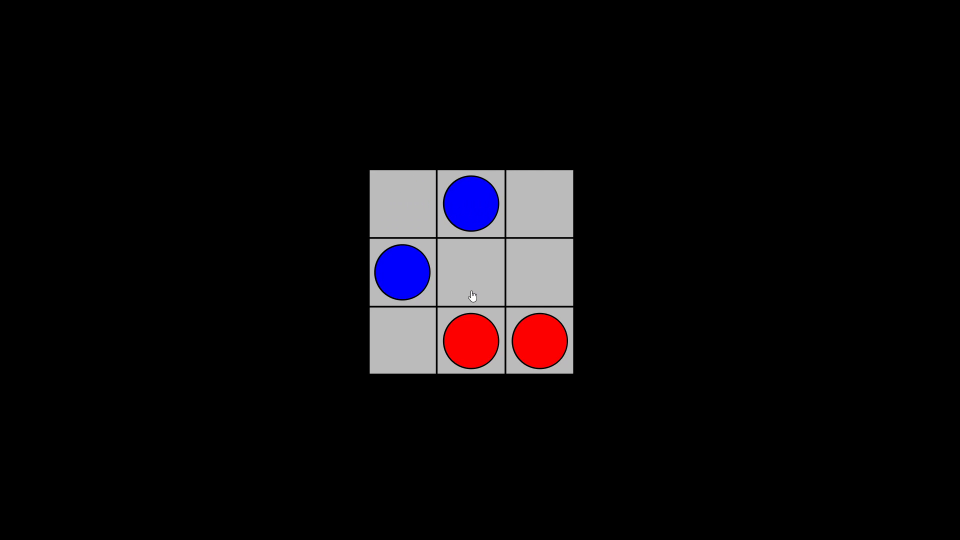
#> input picture frame 174 of images/2023-11-26 21-34-05.mkv, 1920 x 1080 px (shown at 1/2 size)
$ python dodgeEmVideo.py
#> lines starting #> are read from the running program, lines starting #| are printed output that depends on the picture; after the words box and inside, x2 and y2 are one past the last pixel; in counts of white or black regions, pixels touching at a corner belong together
import cv2
import numpy as np
from PIL import Image

# Define the color ranges for red and blue pieces
# These ranges may need to be adjusted based on the specific colors in the image
red_lower = (150, 0, 0)
red_upper = (255, 100, 100)
blue_lower = (0, 0, 150)
blue_upper = (100, 100, 255)


# Function to convert the board array to a string representation
def board_to_string_with_turn(board_array):
    string_repr = "R_A_4_4_----"
    for row in board_array:
        for cell in row:
            if cell == 1:
                string_repr += 'x' # Blue
            elif cell == -1:
                string_repr += 'o' # Red
            else:
                string_repr += '-' # Empty
        string_repr += '-'  # Add dead character after each row
    return string_repr


# Function to check if a pixel is within the color range
def is_color(pixel, lower, upper):
    return all(lower[i] <= pixel[i] <= upper[i] for i in range(3))

def process_frame(frame):
    # Convert the frame to a PIL Image and then to RGB
    # Initialize an empty 2D array for the board representation
    x, y, w, h = find_board_bounds(frame)

    # Crop the frame to the board area
    cropped_frame = frame[y:y+h, x:x+w]

    # Convert the cropped frame to a PIL Image and then to RGB
    img = Image.fromarray(cropped_frame).convert('RGB')
    board_size = (3, 3)  # Assuming a 3x3 Dodgem board
    board = np.full(board_size, 0, dtype=int)
    # Process the image to fill the board array
    width, height = img.size
    cell_width = width // board_size[1]
    cell_height = height // board_size[0]

    for i in range(board_size[0]):
        for j in range(board_size[1]):
            # Calculate the center of each cell
            center_x = j * cell_width + cell_width // 2
            center_y = i * cell_height + cell_height // 2
            pixel = img.getpixel((center_x, center_y))

            # checks only red and blue, thus cursor being in the middle is fine.
            if is_color(pixel, red_lower, red_upper):
                board[i, j] = -1
            elif is_color(pixel, blue_lower, blue_upper):
                board[i, j] = 1

    return board

# determines if there is motion in the frame
def is_motion(previous_frame, current_frame, threshold=100000):
    frame_delta = cv2.absdiff(previous_frame, current_frame)
    thresholded = cv2.threshold(frame_delta, 25, 255, cv2.THRESH_BINARY)[1]
    motion_level = np.sum(thresholded)
    return motion_level > threshold

# Function to find the bounds of the board in the frame
# Useless for now, but will be useful when combining with the CV image processing steps from Connect4 CV
def find_board_bounds(frame, threshold=50):
    # Convert to grayscale and apply threshold
    gray = cv2.cvtColor(frame, cv2.COLOR_BGR2GRAY)
    _, thresh = cv2.threshold(gray, threshold, 255, cv2.THRESH_BINARY)

    # Find contours
    contours, _ = cv2.findContours(thresh, cv2.RETR_EXTERNAL, cv2.CHAIN_APPROX_SIMPLE)

    '''
    Hard-coding the location of the corners of the video. However, this can be done using the Connect4 CV image processing steps.
    '''
    if contours:
        x, y, w, h = 739, 339, 408, 408
        return x, y, w, h
    else:
        return 0, 0, frame.shape[1], frame.shape[0] # Return the entire frame if no contours are found


def extract_frames(video_path):
#> called with video_path = './images/2023-11-26 21-34-05.mkv'
    cap = cv2.VideoCapture(video_path)

    # Initialize the previous position string for comparison
    previous_position_string = None
    turn_char = 'A'

    # Read the first frame
    ret, previous_frame = cap.read()
#> previous_frame is the input picture: shape (1080, 1920, 3); mean B, G, R 13.1, 10.8, 13
    if not ret:
        print("Error: Cannot read frame from video.")
        cap.release()
        return

    previous_frame = cv2.cvtColor(previous_frame, cv2.COLOR_BGR2GRAY)
#> previous_frame: shape (1080, 1920)
    previous_frame = cv2.GaussianBlur(previous_frame, (21, 21), 0)
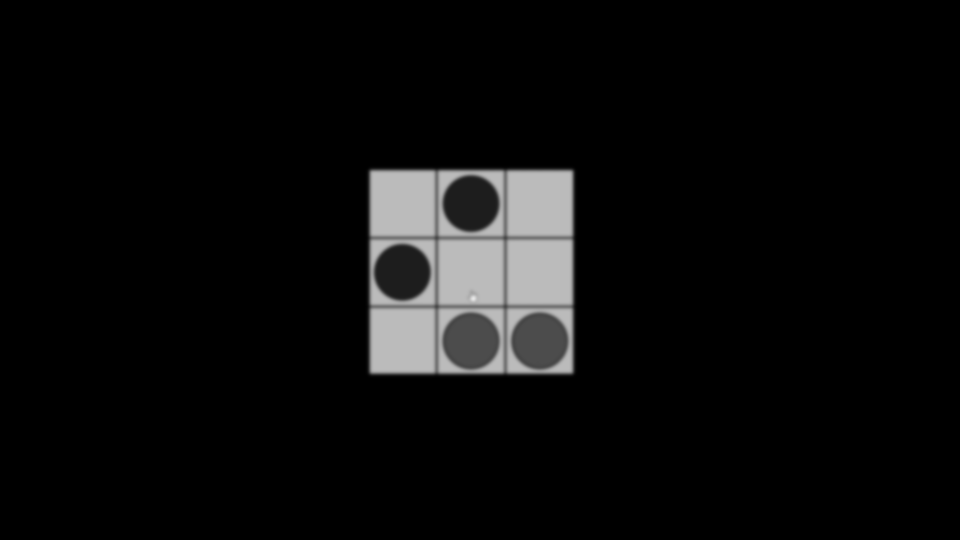
#> previous_frame: shape (1080, 1920) (shown at 1/2 size); min 0, max 230, mean 11.8

    while cap.isOpened():
        ret, frame = cap.read()
        if not ret:
            break

        # Convert to grayscale and blur
        gray = cv2.cvtColor(frame, cv2.COLOR_BGR2GRAY)
        gray = cv2.GaussianBlur(gray, (21, 21), 0)

        # Check for motion
        if not is_motion(previous_frame, gray):
#> in is_motion, `frame_delta = cv2.absdiff(previous_frame, current_frame)`:
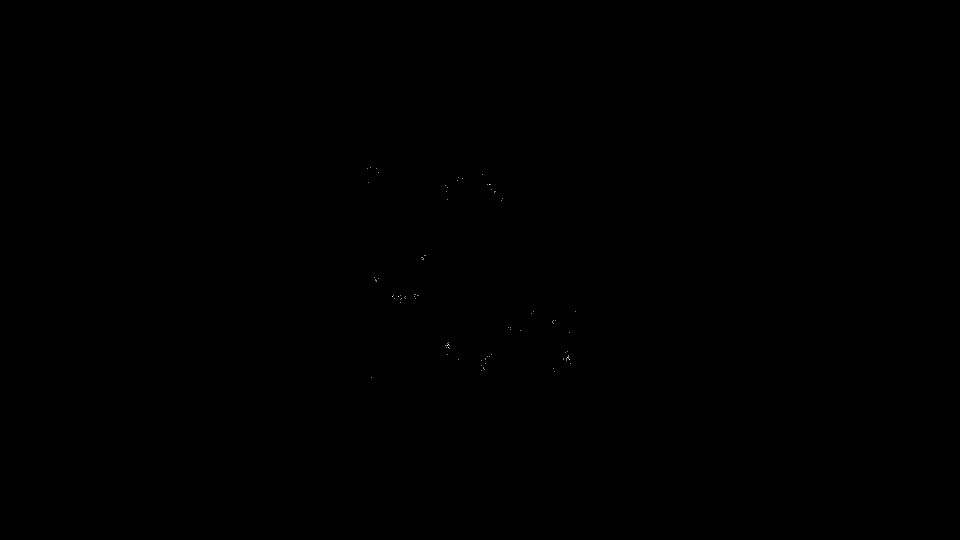
#> frame_delta: shape (1080, 1920) (shown at 1/2 size); values 0 (black) and 1 (white), 0.01% white in thin lines or dots, all inside (x1, y1, x2, y2) = (735, 334, 1151, 755)
#> in is_motion, `thresholded = cv2.threshold(frame_delta, 25, 255, cv2.THRESH_BINARY)[1]`: thresholded: shape (1080, 1920); every value is 0
#> in is_motion, `motion_level = np.sum(thresholded)`: motion_level = 0
            board_array = process_frame(frame)
#> in find_board_bounds, `_, thresh = cv2.threshold(gray, threshold, 255, cv2.THRESH_BINARY)`:
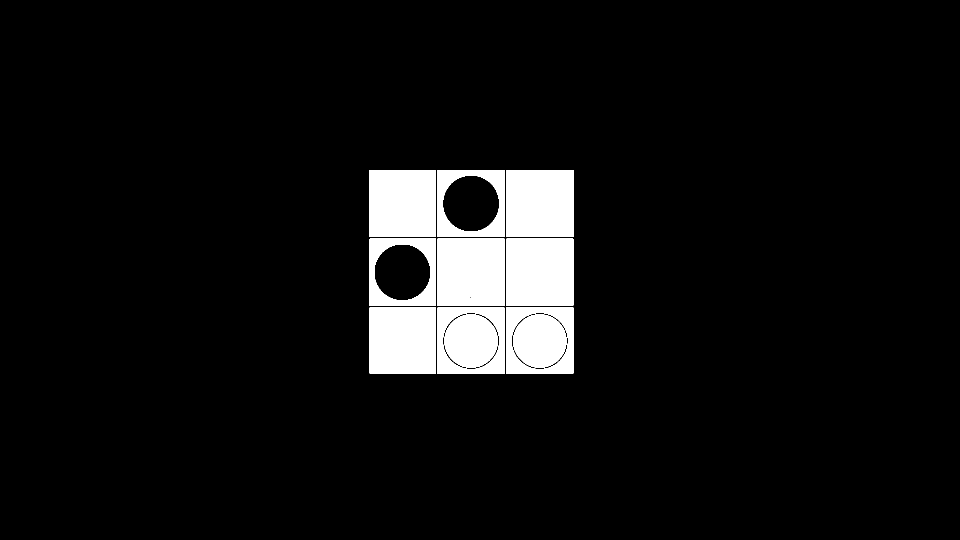
#> thresh: shape (1080, 1920) (shown at 1/2 size); 6.7% white; 11 white regions
#> in find_board_bounds, `contours, _ = cv2.findContours(thresh, cv2.RETR_EXTERNAL, cv2.CHAIN_AP..`: contours = 9 contours; largest, box (x1, y1, x2, y2) and area: (1012, 477, 1147, 612) 17954, (875, 477, 1009, 612) 17822, (1012, 340, 1147, 474) 17822, (875, 340, 1009, 474) 17689, (739, 477, 872, 612) 17688
#> in process_frame, `x, y, w, h = find_board_bounds(frame)`: x = 739; y = 339; w = 408
#> in process_frame, `cropped_frame = frame[y:y+h, x:x+w]`:
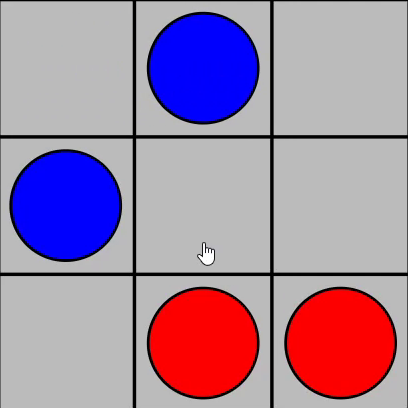
#> cropped_frame: shape (408, 408, 3); mean B, G, R 162.5, 134.9, 162.4
#> after the loop in process_frame, `for i in range(board_size[0]):`: board = [[0, -1, 0], [-1, 0, 0], [0, 1, 1]]
#> board_array = [[0, -1, 0], [-1, 0, 0], [0, 1, 1]]
            current_position_string = board_to_string_with_turn(board_array)
#> the loop in board_to_string_with_turn, `for row in board_array:` made 3 passes
#> current_position_string = 'R_A_4_4_-----o--o----xx-'

            # Check for change in position string
            if previous_position_string and current_position_string[-16:] != previous_position_string[-16:]:
                turn_char = 'B' if turn_char == 'A' else 'A'
                current_position_string = f"R_{turn_char}_4_4_----" + current_position_string[-12:]
                print(f"{current_position_string}")

                # Check if the game is over
                if current_position_string[-16:].count('x') == 1 and current_position_string[-16:].count('o') == 0:
                    print("Game Over detected. Player 1 won the game!")
                    break
                elif current_position_string[-16:].count('x') == 0 and current_position_string[-16:].count('o') == 1:
                    print("Game Over detected. Player 1 lost the game!")
                    break

            # Update the previous position string for the next iteration
            previous_position_string = current_position_string
#> previous_position_string = 'R_A_4_4_-----o--o----xx-'

        previous_frame = gray

    cap.release()

# Calling the video
video_path = './images/2023-11-26 21-34-05.mkv'
extract_frames(video_path)

$ run again, starting later in the video
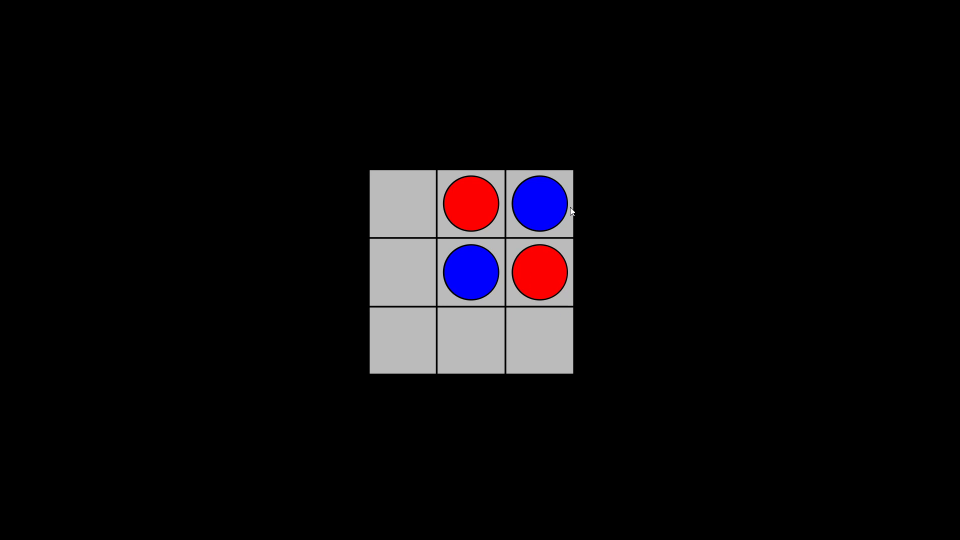
#> input picture frame 783 of images/2023-11-26 21-34-05.mkv, 1920 x 1080 px (shown at 1/2 size)
#> in extract_frames, previous_frame is the input picture: shape (1080, 1920, 3); mean B, G, R 13.1, 10.8, 13
#> thresholded: shape (1080, 1920); 0% white; 2 white regions (1 under 20 px), largest, box (x1, y1, x2, y2) and area: (1143, 422, 1151, 431) 56
#> motion_level = 16575
#> in find_board_bounds, `_, thresh = cv2.threshold(gray, threshold, 255, cv2.THRESH_BINARY)`:
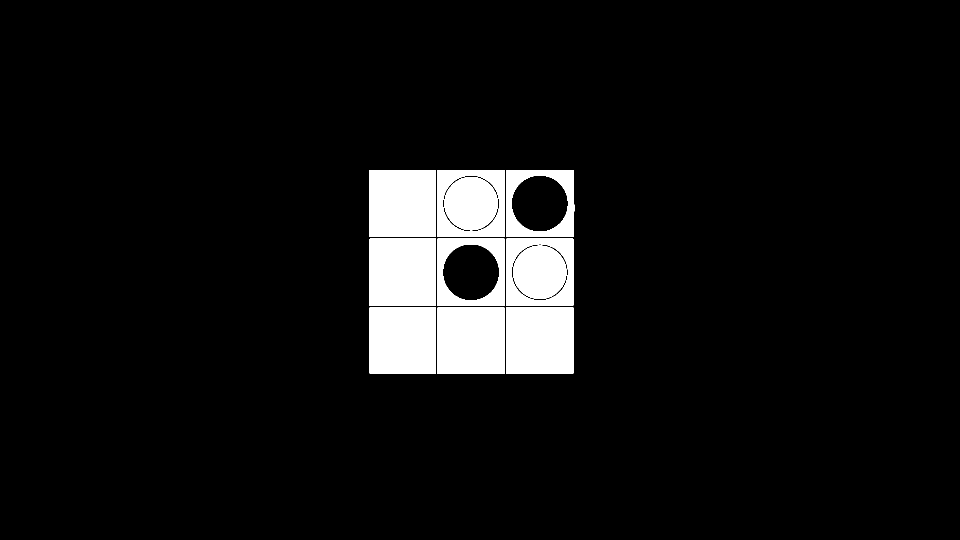
#> thresh: shape (1080, 1920) (shown at 1/2 size); 6.8% white; 12 white regions (1 under 20 px)
#> contours = 10 contours, 1 with area under 20; largest, box (x1, y1, x2, y2) and area: (1012, 477, 1147, 612) 17954, (875, 477, 1009, 612) 17822, (1012, 340, 1147, 474) 17822, (875, 340, 1009, 474) 17689, (739, 477, 872, 612) 17688
#> x = 739; y = 339; w = 408
#> in process_frame, `cropped_frame = frame[y:y+h, x:x+w]`:
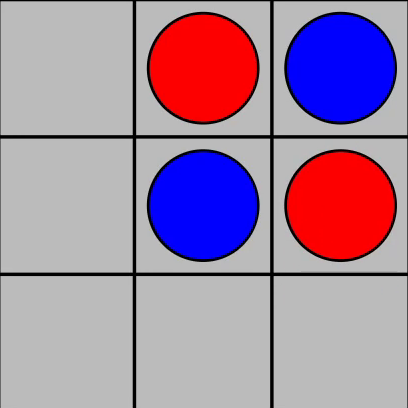
#> cropped_frame: shape (408, 408, 3); mean B, G, R 162.5, 134.9, 162.3
#> after the loop in process_frame, `for i in range(board_size[0]):`: board = [[0, 1, -1], [0, -1, 1], [0, 0, 0]]
#> the loop in board_to_string_with_turn, `for row in board_array:` made 3 passes
#> current_position_string = 'R_A_4_4_-----xo--ox-----'

$ run again, starting later in the video
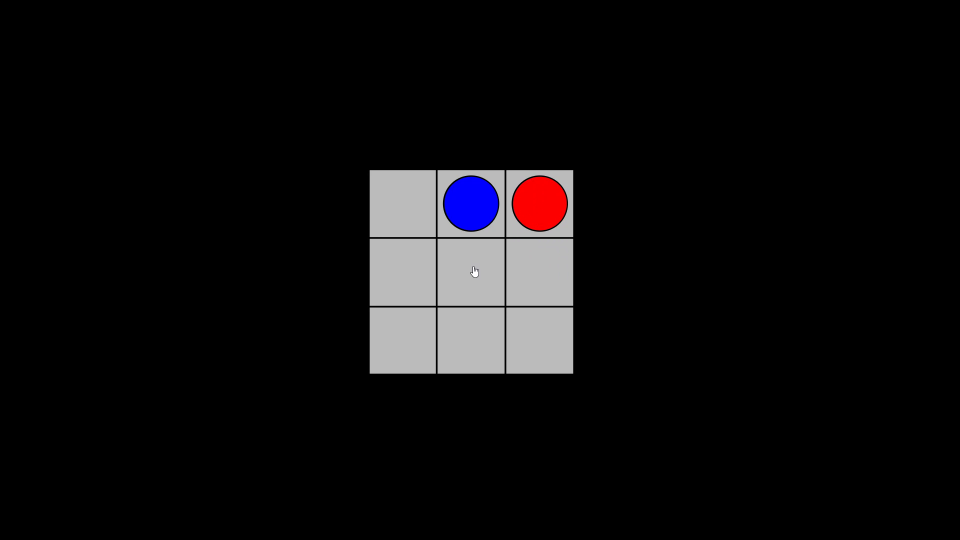
#> input picture frame 1392 of images/2023-11-26 21-34-05.mkv, 1920 x 1080 px (shown at 1/2 size)
#> in extract_frames, previous_frame is the input picture: shape (1080, 1920, 3); mean B, G, R 13.7, 12.6, 13.7
#> frame_delta: shape (1080, 1920); every value is 0
#> motion_level = 0
#> in find_board_bounds, `_, thresh = cv2.threshold(gray, threshold, 255, cv2.THRESH_BINARY)`:
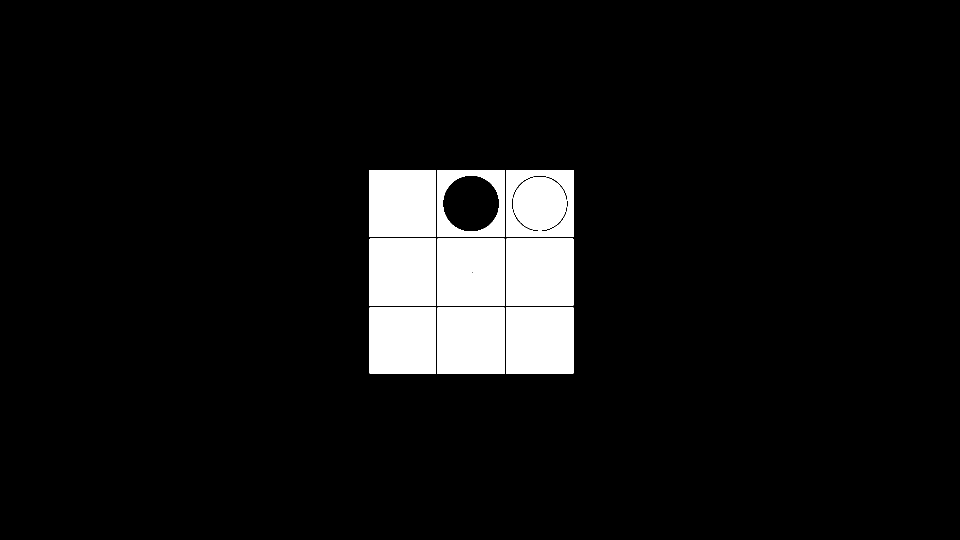
#> thresh: shape (1080, 1920) (shown at 1/2 size); 7.3% white; 10 white regions
#> contours = 9 contours; largest, box (x1, y1, x2, y2) and area: (1012, 477, 1147, 612) 17954, (875, 477, 1009, 612) 17822, (1012, 340, 1147, 474) 17822, (875, 340, 1009, 474) 17689, (739, 477, 872, 612) 17688
#> x = 739; y = 339; w = 408
#> in process_frame, `cropped_frame = frame[y:y+h, x:x+w]`:
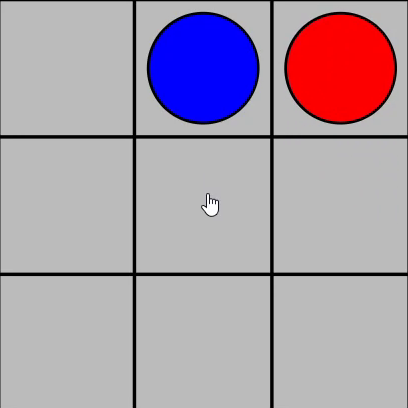
#> cropped_frame: shape (408, 408, 3); mean B, G, R 171.1, 157.3, 171
#> after the loop in process_frame, `for i in range(board_size[0]):`: board = [[0, -1, 1], [0, 0, 0], [0, 0, 0]]
#> the loop in board_to_string_with_turn, `for row in board_array:` made 3 passes
#> current_position_string = 'R_A_4_4_-----ox---------'
